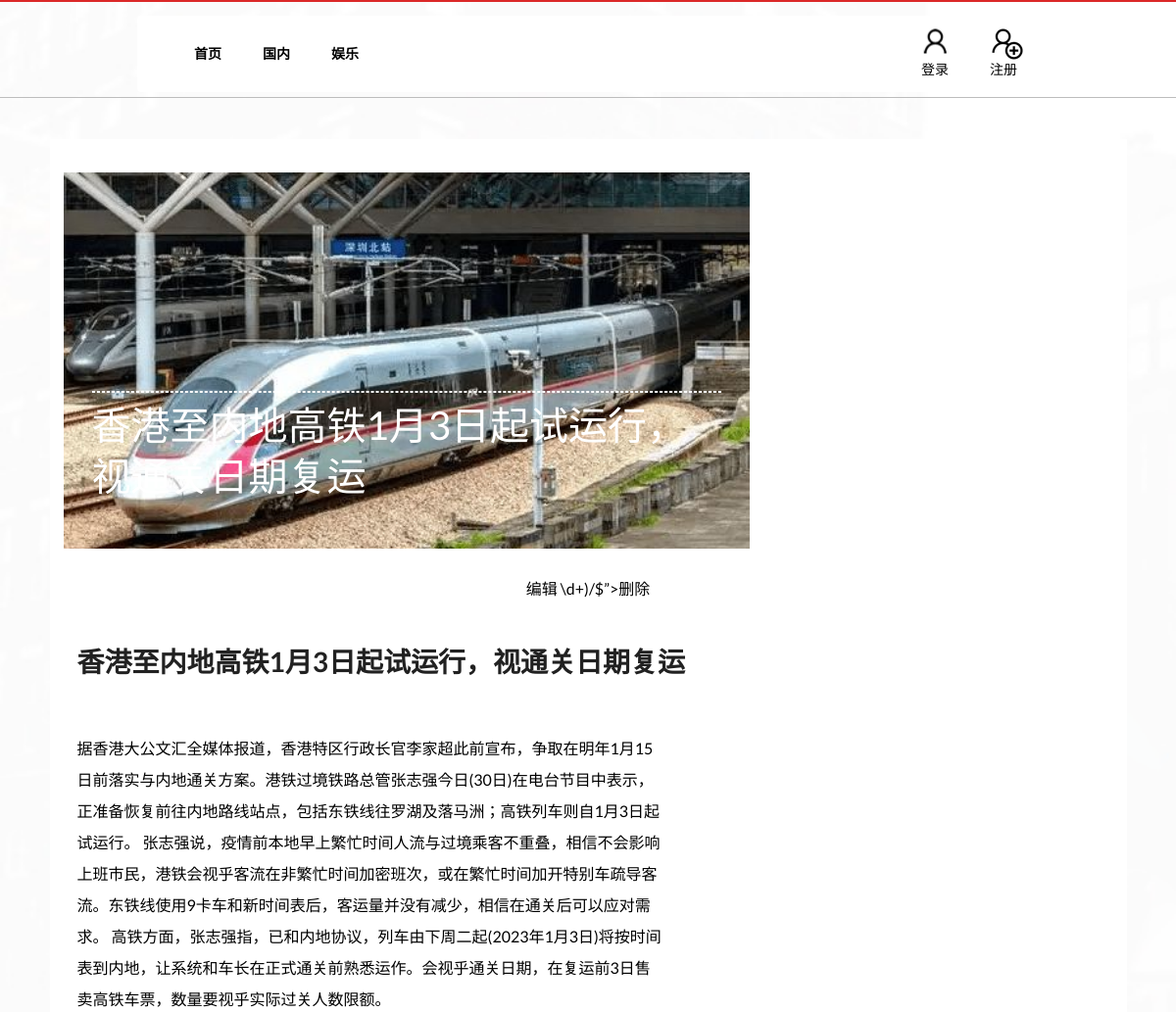
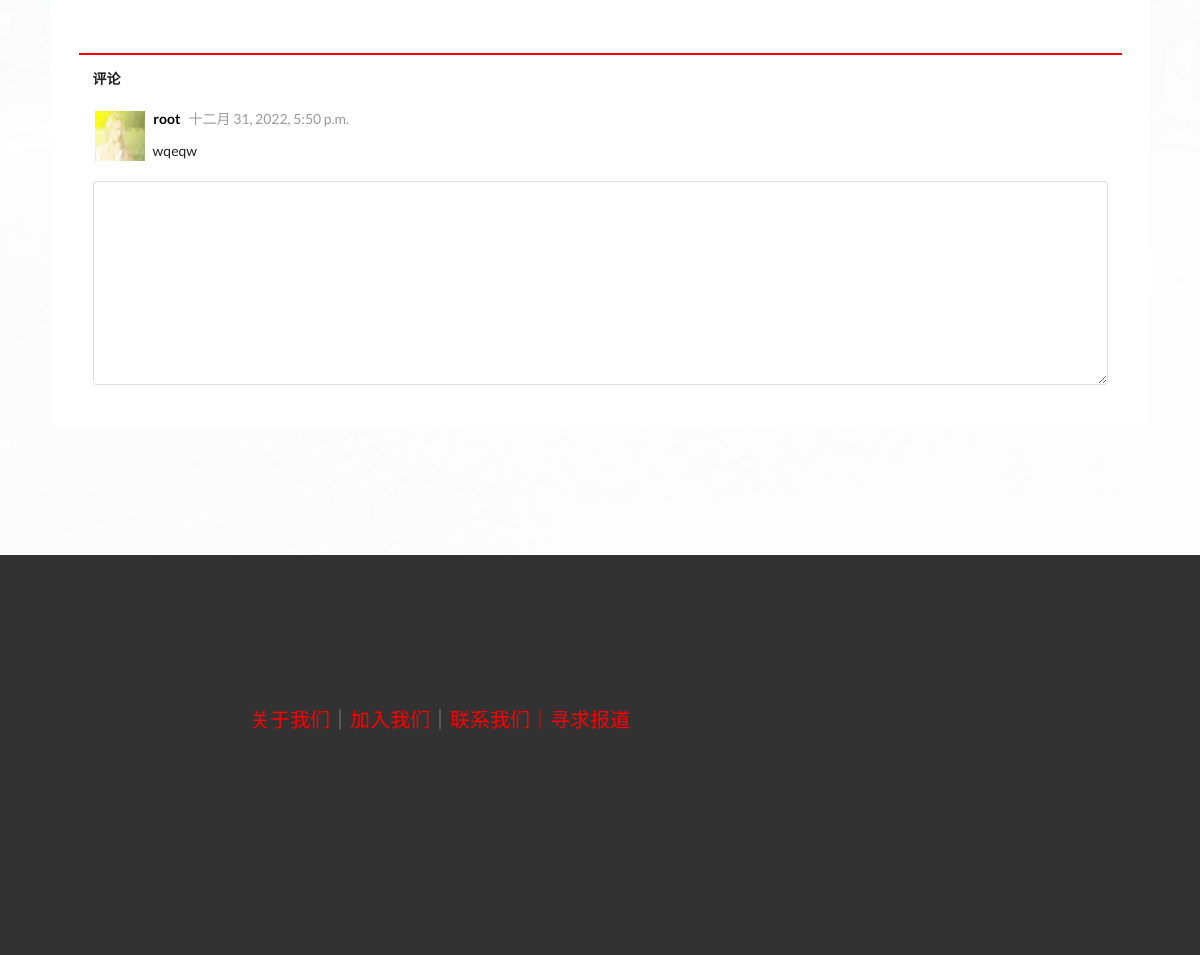
Screenshot of /detail/3/ with the database file from the repository (2 pictures, top to bottom).
### news_2105010240/models.py (models this page shows, shortened)
class Category(models.Model):
    name = models.CharField(max_length=40, null=False)  # 分类名

class Article(models.Model):
    title = models.CharField(max_length=100, null=False)  # 标题
    intro = models.CharField(max_length=1000)  # 导语
    abstract = models.TextField()  # 摘要
    category = models.ForeignKey(Category, related_name="cate",on_delete=models.CASCADE)  # 连接分类表的外键，多对一关系
    content = models.TextField(null=False)  # 内容
    publish_time = models.DateTimeField(null=False, default=now)  # 发布时间
    image = models.FileField(upload_to='article_image')  # 文章配图

class Comment(models.Model):
    belong_article = models.ForeignKey(Article, related_name='article',on_delete=models.CASCADE)  # 评论所属的文章
    belong_user = models.ForeignKey(User, related_name='user',on_delete=models.CASCADE)  # 评论者
    words = models.CharField(max_length=200, null=False)  # 评论内容
    created = models.DateTimeField(null=False, default=now)  # 评论时间

class UserProfile(models.Model):
    belong_to = models.OneToOneField(to=User, related_name="profile",on_delete=models.CASCADE)  # 所属用户
    avatar = models.FileField(upload_to='avatar')  # 用户头像

### news_2105010240/views.py (the view, shortened to what this page needs)
# urls.py: url('detail/(?P<article_id>\d+)/$', detail, name='detail'),
def detail(request, article_id):
    cates = Category.objects.all().order_by("-id")  # 分类列表
    editor_recommendtop3 = Best.objects.filter(select_reason="编辑推荐")[:3]
    editor_recommendtop3list = [i.select_article for i in editor_recommendtop3]  # 取出三篇编辑推荐作为大标题
    editor_recommend = Best.objects.filter(select_reason="编辑推荐")[3:10]
    editor_recommendlist = [i.select_article for i in editor_recommend]  # 再取出七篇编辑推荐
    article = Article.objects.get(id=article_id)
    comments = Comment.objects.filter(belong_article=article)
    form = CommentForm()
    context = {}
    context = {
        "cates": cates,
        "editor_recommendtop3list": editor_recommendtop3list,
        "editor_recommendlist": editor_recommendlist,
        "article": article,
        "comments": comments,
        "form": form
    }
    return render(request, 'detail.html', context=context)

### news_2105010240/forms.py
class CommentForm(forms.Form):
    comment = forms.CharField(widget=forms.Textarea(),validators=[words_validator])

### templates/detail.html (shortened to what this page needs)
{% extends 'base.html' %}
{% block content%}
    <div class="post">
 <div class="ui basic segment container">
      <div class="ui horizontal basic segments bodycontent">
        <div class="ui segment bodyleft" style="border:none;box-shadow:none;">
          <div class="ui basic segment articleimg" style="background:url('/upload/{{article.image}}');background-size: cover;
          background-repeat: no-repeat;">
            <hr>
            <div class="image-text" >
             {{article.title}}
            </div>
          </div>
          <div class="ui center aligned basic segment abstract">
 <p class="meta"><a href="/editpage/{{p.id}}">编辑</a> <span><a href=“deletepage/(?P<cate_id>\d+)/$”>删除</a></span> </p>
          </div>
          <div class="ui basic segment articledetail">
            <h1>{{article.title}}</h1>
            <p>
            <p style="color:#000000;width:600px;font-size:16px;margin-top:20px;line-height:2;">
              {{article.content}}
          <div class="ui basic segment comment">
            <p ><b>评论</b></p>
            {% for comment in comments %}
            <div class="comment" style="margin-top:22px;margin-bottom:20px;">
              <div class="ui image" style="height:50px;width:50px;">
                <img src="/upload/{{ comment.belong_user.profile.avatar }}" style="height:50px;width:50px;" alt="" />
              </div>
               <span class="time">&nbsp;&nbsp;&nbsp;<b style="color:black;">{{comment.belong_user.username}}</b>&nbsp;&nbsp;&nbsp;{{comment.created}}</span>
               <span class="black-reply">&nbsp;&nbsp;&nbsp;{{comment.words}}</span>
            </div>
           {% endfor %}
           <form class="ui error form"  method="post" >
             {{form.comment}}
           </form>
          </div>
        </div>
      </div>
     </div>
</div>
{% endblock %}

### templates/base.html (shortened to what this page needs)
<!DOCTYPE html>
{% load static %}
<html lang="en">
  <head>
    <link rel="stylesheet" href="{% static 'css/semantic.css' %}" media="screen" title="no title" >
    <link rel="stylesheet" href="{% static 'css/index.css' %}" media="screen" title="no title" >
  <link rel="stylesheet" href="{% static 'css/detail.css' %}" media="screen" title="no title" >
  <link rel="stylesheet" href="{% static 'css/login.css' %}" media="screen" title="no title">
  <link rel="stylesheet" href="{% static 'css/register.css' %}" media="screen" title="no title" >
  <link rel="stylesheet" href="{% static 'css/profile.css' %}" media="screen" title="no title" >
  </head>
  <body>
    <div class="ui red basic segment  topmenu">
      <div class="ui borderless menu container" style="border:0;box-shadow:none;">
          <div class="header item" style="margin-right:10px;">
          </div>
          <div class="item" style="margin-right:10px;">
            <a href="{% url 'index' %}">首页</a>
          </div>
          {% for cate in cates %}
          <div class="item" style="margin-right:10px;">
            <a href="/category/{{cate.id}}">{{cate.name}}</a>
          </div>
          {% endfor%}
        <div class="right menu login">
        {% if request.user.is_authenticated %}
          <div class="item">
            <a href="{% url 'profile' %}"><div class="ui image">
                <img src="/upload/{{ request.user.profile.avatar }}" style="height:26px;width:24px;" alt="" />
            </div>
            <p style="margin-right:10px;margin-top:6px;color:black;">{{ request.user.username }}</p>
            </a>
          </div>
          <div class="item">
              <a href="/addpage">写文章　　　</a>
            <a href="{% url "logout" %}">退出</a>
            </div>
        {% else %}
          <div class="item">
            <a href="{% url 'login' %}"><div class="ui image">
                <img src="{% static 'images/index/login.png' %}" alt="" />
            </div>
            <p style="margin-right:10px;margin-top:6px;color:black;">登录</p>
            </a>
          </div>
          <div class="item">
            <a href="{% url 'register' %}">  <div class="ui image">
                 <img src="{% static 'images/index/register.png' %}" alt="" />
              </div>
              <p style="color:black;">注册</p>
            </a>
          </div>
        {% endif %}
        </div>
      </div>
    </div>
    {% block content%}内容 {% endblock %}
          </div>
    <div class="ui basic segment bottomblack">
    <p style="color:red;margin-top:50px;font-size:20px;">
      关于我们<span style="color:rgb(143, 143, 143)">｜</span>加入我们<span style="color:rgb(143, 143, 143)">｜</span>联系我们｜寻求报道
    </p>
  </div>
  </body>
</html>

### static/css/index.css (style rules this page uses)
a { color: black }
.ui.red.basic.segment.topmenu { height: 100px; padding-left:140px; padding-right: 140px; border-bottom: 1px solid rgb(189, 189, 189); }
.ui.borderless.menu.container > .item > a { color: black; font-weight: bold; }
.ui.horizontal.basic.segments { box-shadow: none; }
.ui.basic.segment.bottomblack { height: 400px; background-color: rgb(50,50,50); padding-left: 250px; padding-top: 100px; }

### static/css/detail.css (style rules this page uses)
a { color:black; }
.ui.red.basic.segment.topmenu { height: 100px; padding-left:140px; padding-right: 140px; border-bottom: 1px solid rgb(189, 189, 189); }
.ui.borderless.menu.container > .item > a { color: black; font-weight: bold; }
.ui.horizontal.basic.segments.bodycontent { padding-top: 20px; border-radius: 0; border: none; box-shadow: none; }
.ui.segment.bodyleft { width: 700px; }
.ui.basic.segment.articleimg { width: 700px; height: 384px; padding-top: 216px; padding-right: 29px; padding-left: 29px; }
.ui.basic.segment.articleimg > hr { border : 1px dashed white; }
.image-text { color: white; font-size: 40px; line-height: 1.3; }
.ui.center.aligned.basic.segment.abstract { width: 200px; margin: 0 auto; color: #9b9b9b; font-size: 16px; font-weight: normal; line-height: 3; }
.ui.basic.segment.comment { margin-top: 50px; border-top: 2px solid red; }
.comment { position: relative; margin-top: 60px; }
.time { color: #9b9b9b; position: relative; top:-15px; }
.black-reply { position: absolute; bottom:0; left: 52px; }
.ui.basic.segment.bottomblack { height: 400px; background-color: rgb(50,50,50); padding-left: 250px; padding-top: 100px; margin-top: 100px; }

### static/css/login.css (style rules this page uses)
body { background-image:url(../images/login/backgroundimg.png); background-size: cover; background-repeat: no-repeat; }
img { margin-left: 2px; }

### static/css/register.css (style rules this page uses)
body { background-image:url(../images/login/backgroundimg.png); background-size: cover; background-repeat: no-repeat; }
img { margin-left: 2px; }

### static/css/profile.css (style rules this page uses)
body { background-image:url(../images/login/backgroundimg.png); background-size: cover; background-repeat: no-repeat; }
img { margin-left: 2px; }

### rows the page displays
Category: name "国内"
Category: name "娱乐"
Article: image (picture), title "香港至内地高铁1月3日起试运行，视通关日期复运", content "据香港大公文汇全媒体报道，香港特区行政长官李家超此前宣布，争取在明年1月15日前落实与内地通关方案。港铁过境铁路总管张志强今日(30日)在电台节目中表示，正准备恢复前往内地路线站点，包括东铁线往罗湖及落马洲；高铁列车则自1月3日起试运行。 张志强说，疫情前本地早上繁忙时间人流与过境乘客不重叠，相信不会影响上班市民，港铁会视乎客流在非繁忙时间加密班次，或在繁忙时间加开特别车疏导客流。东铁线使用9卡车和新时间表后，客运量并没有减少，相信在通关后可以应对需求。 高铁方面，张志强指，已和内地协议，列车由下周二起(2023年1月3日)将按时间表到内地，让系统和车长在正式通关前熟悉运作。会视乎通关日期，在复运前3日售卖高铁车票，数量要视乎实际过关人数限额。"
Comment: belong_user.profile.avatar (picture), belong_user.username "root", created "十二月 31, 2022, 5:50 p.m.", words "wqeqw"
